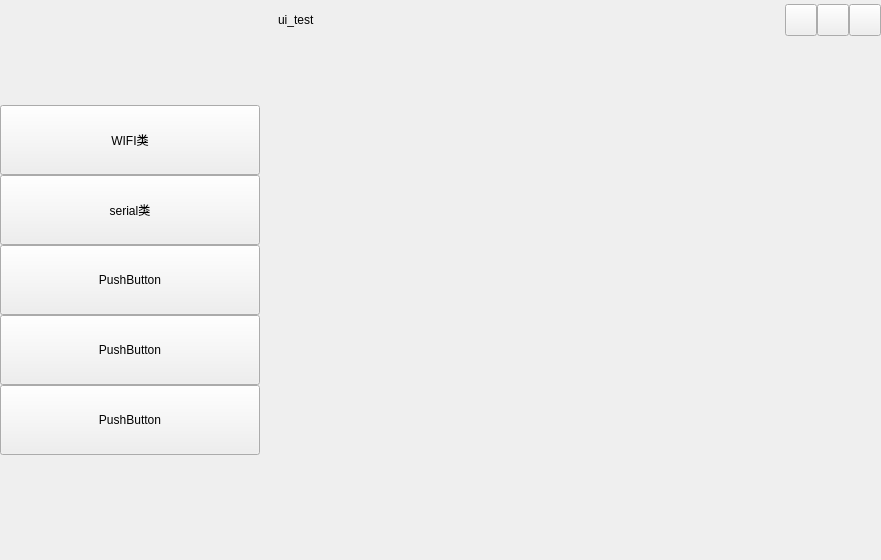
<?xml version="1.0" encoding="UTF-8"?>
<ui version="4.0">
 <class>control_panel</class>
 <widget class="QMainWindow" name="control_panel">
  <property name="geometry">
   <rect>
    <x>0</x>
    <y>0</y>
    <width>881</width>
    <height>560</height>
   </rect>
  </property>
  <property name="windowTitle">
   <string>ui_test</string>
  </property>
  <property name="autoFillBackground">
   <bool>false</bool>
  </property>
  <widget class="QWidget" name="centralwidget">
   <property name="autoFillBackground">
    <bool>false</bool>
   </property>
   <layout class="QGridLayout" name="gridLayout_2">
    <property name="leftMargin">
     <number>0</number>
    </property>
    <property name="topMargin">
     <number>0</number>
    </property>
    <property name="rightMargin">
     <number>0</number>
    </property>
    <property name="bottomMargin">
     <number>0</number>
    </property>
    <property name="spacing">
     <number>0</number>
    </property>
    <item row="0" column="0">
     <layout class="QHBoxLayout" name="horizontalLayout_7" stretch="2,5">
      <property name="spacing">
       <number>0</number>
      </property>
      <item>
       <widget class="QWidget" name="select" native="true">
        <property name="minimumSize">
         <size>
          <width>260</width>
          <height>0</height>
         </size>
        </property>
        <property name="maximumSize">
         <size>
          <width>260</width>
          <height>16777215</height>
         </size>
        </property>
        <property name="autoFillBackground">
         <bool>false</bool>
        </property>
        <property name="styleSheet">
         <string notr="true"/>
        </property>
        <layout class="QGridLayout" name="gridLayout" rowstretch="1,3,1">
         <property name="leftMargin">
          <number>0</number>
         </property>
         <property name="topMargin">
          <number>0</number>
         </property>
         <property name="rightMargin">
          <number>0</number>
         </property>
         <property name="bottomMargin">
          <number>0</number>
         </property>
         <property name="spacing">
          <number>0</number>
         </property>
         <item row="0" column="0">
          <spacer name="verticalSpacer_2">
           <property name="orientation">
            <enum>Qt::Vertical</enum>
           </property>
           <property name="sizeHint" stdset="0">
            <size>
             <width>20</width>
             <height>40</height>
            </size>
           </property>
          </spacer>
         </item>
         <item row="1" column="0">
          <layout class="QVBoxLayout" name="select_v" stretch="0,0,0,0,0">
           <property name="spacing">
            <number>0</number>
           </property>
           <property name="sizeConstraint">
            <enum>QLayout::SetDefaultConstraint</enum>
           </property>
           <property name="leftMargin">
            <number>0</number>
           </property>
           <property name="topMargin">
            <number>0</number>
           </property>
           <property name="rightMargin">
            <number>0</number>
           </property>
           <property name="bottomMargin">
            <number>0</number>
           </property>
           <item>
            <widget class="QPushButton" name="wifi_btn">
             <property name="sizePolicy">
              <sizepolicy hsizetype="Expanding" vsizetype="Expanding">
               <horstretch>0</horstretch>
               <verstretch>0</verstretch>
              </sizepolicy>
             </property>
             <property name="minimumSize">
              <size>
               <width>0</width>
               <height>70</height>
              </size>
             </property>
             <property name="maximumSize">
              <size>
               <width>16777215</width>
               <height>70</height>
              </size>
             </property>
             <property name="text">
              <string>WIFI类</string>
             </property>
             <property name="checkable">
              <bool>false</bool>
             </property>
             <property name="checked">
              <bool>false</bool>
             </property>
            </widget>
           </item>
           <item>
            <widget class="QPushButton" name="serial_btn">
             <property name="sizePolicy">
              <sizepolicy hsizetype="Expanding" vsizetype="Expanding">
               <horstretch>0</horstretch>
               <verstretch>0</verstretch>
              </sizepolicy>
             </property>
             <property name="minimumSize">
              <size>
               <width>0</width>
               <height>70</height>
              </size>
             </property>
             <property name="maximumSize">
              <size>
               <width>16777215</width>
               <height>70</height>
              </size>
             </property>
             <property name="text">
              <string>serial类</string>
             </property>
            </widget>
           </item>
           <item>
            <widget class="QPushButton" name="pushButton_3">
             <property name="sizePolicy">
              <sizepolicy hsizetype="Expanding" vsizetype="Expanding">
               <horstretch>0</horstretch>
               <verstretch>0</verstretch>
              </sizepolicy>
             </property>
             <property name="minimumSize">
              <size>
               <width>0</width>
               <height>70</height>
              </size>
             </property>
             <property name="maximumSize">
              <size>
               <width>16777215</width>
               <height>70</height>
              </size>
             </property>
             <property name="text">
              <string>PushButton</string>
             </property>
            </widget>
           </item>
           <item>
            <widget class="QPushButton" name="pushButton_4">
             <property name="sizePolicy">
              <sizepolicy hsizetype="Expanding" vsizetype="Expanding">
               <horstretch>0</horstretch>
               <verstretch>0</verstretch>
              </sizepolicy>
             </property>
             <property name="minimumSize">
              <size>
               <width>0</width>
               <height>70</height>
              </size>
             </property>
             <property name="maximumSize">
              <size>
               <width>16777215</width>
               <height>70</height>
              </size>
             </property>
             <property name="text">
              <string>PushButton</string>
             </property>
            </widget>
           </item>
           <item>
            <widget class="QPushButton" name="pushButton_5">
             <property name="sizePolicy">
              <sizepolicy hsizetype="Expanding" vsizetype="Expanding">
               <horstretch>0</horstretch>
               <verstretch>0</verstretch>
              </sizepolicy>
             </property>
             <property name="minimumSize">
              <size>
               <width>0</width>
               <height>70</height>
              </size>
             </property>
             <property name="maximumSize">
              <size>
               <width>16777215</width>
               <height>70</height>
              </size>
             </property>
             <property name="text">
              <string>PushButton</string>
             </property>
            </widget>
           </item>
          </layout>
         </item>
         <item row="2" column="0">
          <spacer name="verticalSpacer_3">
           <property name="orientation">
            <enum>Qt::Vertical</enum>
           </property>
           <property name="sizeHint" stdset="0">
            <size>
             <width>20</width>
             <height>40</height>
            </size>
           </property>
          </spacer>
         </item>
        </layout>
       </widget>
      </item>
      <item>
       <layout class="QVBoxLayout" name="verticalLayout_2">
        <property name="spacing">
         <number>0</number>
        </property>
        <item>
         <widget class="QWidget" name="title_Widget" native="true">
          <property name="sizePolicy">
           <sizepolicy hsizetype="Preferred" vsizetype="Expanding">
            <horstretch>0</horstretch>
            <verstretch>0</verstretch>
           </sizepolicy>
          </property>
          <property name="minimumSize">
           <size>
            <width>0</width>
            <height>40</height>
           </size>
          </property>
          <property name="styleSheet">
           <string notr="true"/>
          </property>
          <layout class="QHBoxLayout" name="horizontalLayout_4">
           <property name="spacing">
            <number>0</number>
           </property>
           <property name="leftMargin">
            <number>5</number>
           </property>
           <property name="topMargin">
            <number>0</number>
           </property>
           <property name="rightMargin">
            <number>0</number>
           </property>
           <property name="bottomMargin">
            <number>0</number>
           </property>
           <item>
            <layout class="QHBoxLayout" name="titleLayout_2">
             <property name="spacing">
              <number>0</number>
             </property>
             <property name="topMargin">
              <number>0</number>
             </property>
             <item>
              <layout class="QHBoxLayout" name="horizontalLayout_5" stretch="0,0">
               <property name="spacing">
                <number>6</number>
               </property>
               <property name="leftMargin">
                <number>0</number>
               </property>
               <property name="rightMargin">
                <number>0</number>
               </property>
               <item>
                <widget class="QLabel" name="Title_Icon">
                 <property name="minimumSize">
                  <size>
                   <width>0</width>
                   <height>0</height>
                  </size>
                 </property>
                 <property name="baseSize">
                  <size>
                   <width>0</width>
                   <height>0</height>
                  </size>
                 </property>
                 <property name="styleSheet">
                  <string notr="true">border-image:url(:/image/Resources/Icon/app.png)</string>
                 </property>
                 <property name="text">
                  <string/>
                 </property>
                 <property name="pixmap">
                  <pixmap>:/icons/app.png</pixmap>
                 </property>
                 <property name="scaledContents">
                  <bool>false</bool>
                 </property>
                </widget>
               </item>
               <item>
                <widget class="QLabel" name="Title">
                 <property name="text">
                  <string>ui_test</string>
                 </property>
                 <property name="textFormat">
                  <enum>Qt::AutoText</enum>
                 </property>
                </widget>
               </item>
              </layout>
             </item>
             <item>
              <spacer name="horizontalSpacer_5">
               <property name="orientation">
                <enum>Qt::Horizontal</enum>
               </property>
               <property name="sizeHint" stdset="0">
                <size>
                 <width>40</width>
                 <height>20</height>
                </size>
               </property>
              </spacer>
             </item>
             <item>
              <layout class="QHBoxLayout" name="horizontalLayout_6">
               <property name="spacing">
                <number>0</number>
               </property>
               <property name="topMargin">
                <number>0</number>
               </property>
               <property name="rightMargin">
                <number>0</number>
               </property>
               <item>
                <widget class="QPushButton" name="Min_btn">
                 <property name="maximumSize">
                  <size>
                   <width>32</width>
                   <height>32</height>
                  </size>
                 </property>
                 <property name="text">
                  <string/>
                 </property>
                </widget>
               </item>
               <item>
                <widget class="QPushButton" name="Max_btn">
                 <property name="maximumSize">
                  <size>
                   <width>32</width>
                   <height>32</height>
                  </size>
                 </property>
                 <property name="text">
                  <string/>
                 </property>
                </widget>
               </item>
               <item>
                <widget class="QPushButton" name="Close_btn">
                 <property name="enabled">
                  <bool>true</bool>
                 </property>
                 <property name="sizePolicy">
                  <sizepolicy hsizetype="Minimum" vsizetype="Preferred">
                   <horstretch>0</horstretch>
                   <verstretch>0</verstretch>
                  </sizepolicy>
                 </property>
                 <property name="maximumSize">
                  <size>
                   <width>32</width>
                   <height>32</height>
                  </size>
                 </property>
                 <property name="text">
                  <string/>
                 </property>
                </widget>
               </item>
              </layout>
             </item>
            </layout>
           </item>
          </layout>
         </widget>
        </item>
        <item>
         <spacer name="verticalSpacer">
          <property name="orientation">
           <enum>Qt::Vertical</enum>
          </property>
          <property name="sizeHint" stdset="0">
           <size>
            <width>20</width>
            <height>768</height>
           </size>
          </property>
         </spacer>
        </item>
       </layout>
      </item>
     </layout>
    </item>
   </layout>
  </widget>
 </widget>
 <resources/>
 <connections/>
</ui>
